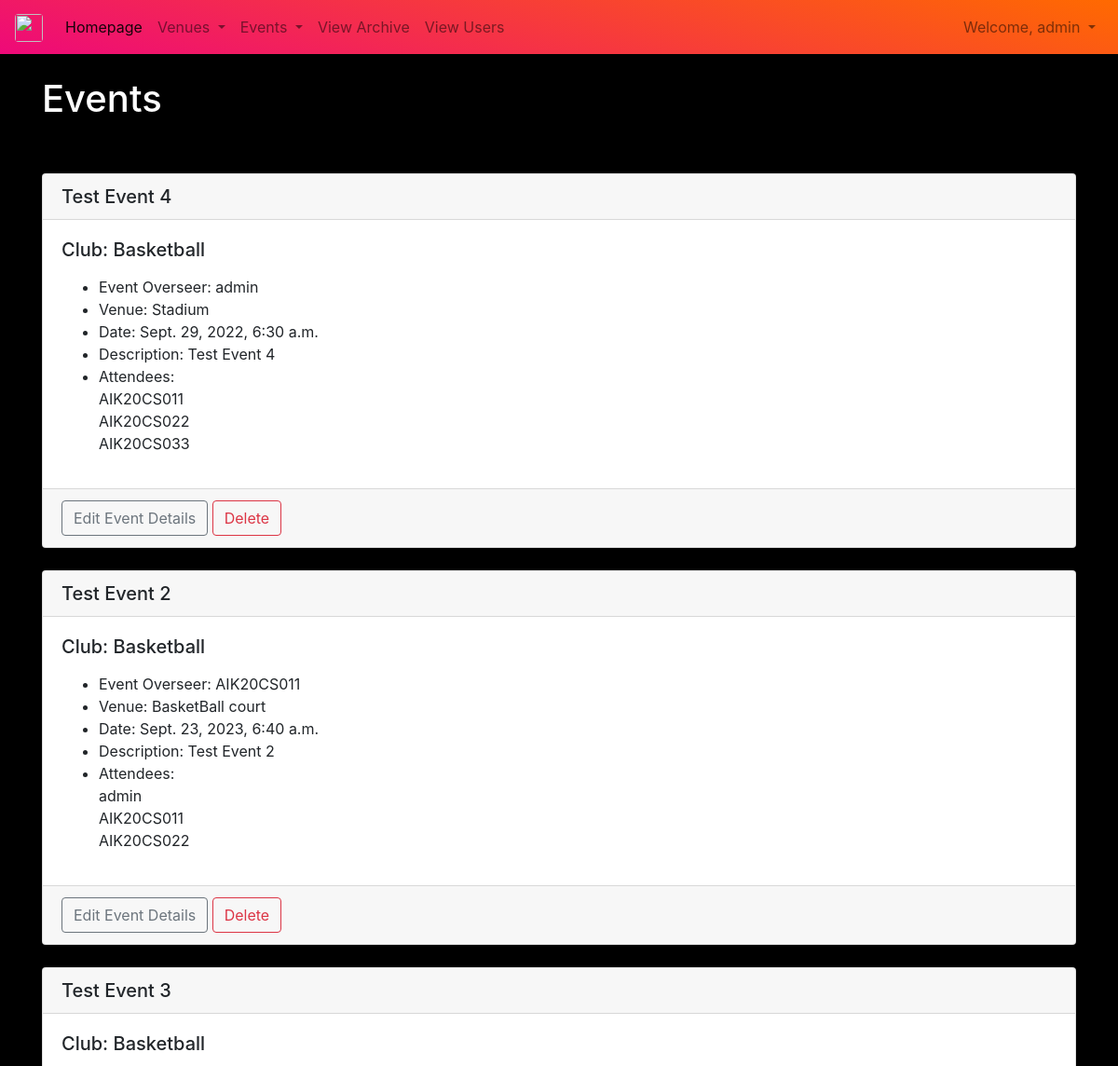
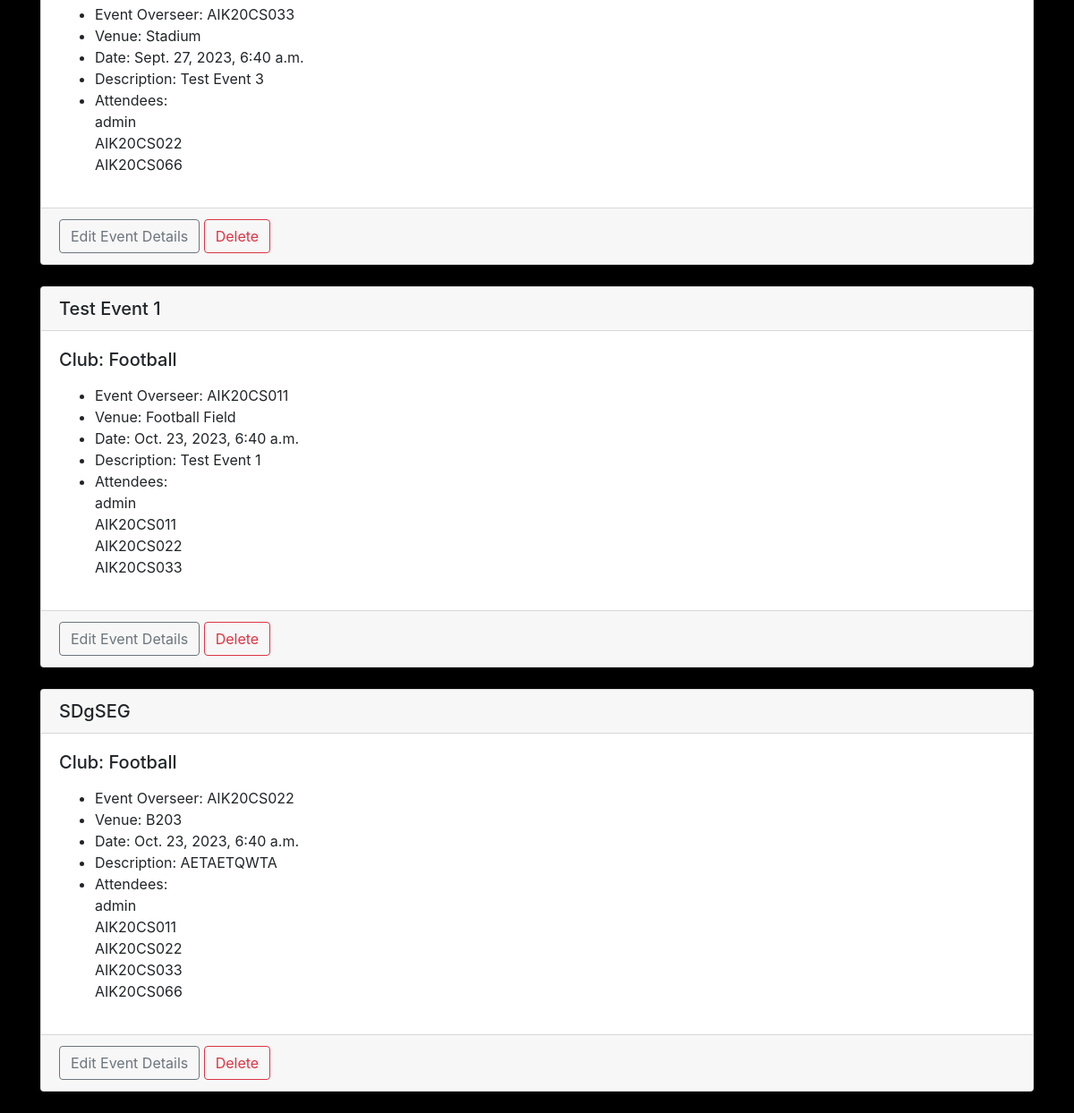
The app's page /events (signed in) with its own data (2 pictures, top to bottom).
### App2/models.py (models this page shows)
class BaseModel(models.Model):
    objects=models.Manager()
    class Meta:
        abstract = True

class Event(BaseModel):
    name = models.CharField('Event Name', max_length=120)
    overseer = models.ForeignKey(User, default='', blank=True, null=False, on_delete=models.CASCADE, related_name='Overseer')
    event_club = models.ForeignKey(Club, default='', blank=True, null=False, on_delete=models.CASCADE)
    event_date = models.DateTimeField('Event Date')
    venue = models.ForeignKey(Venue, blank=True, null=True, on_delete=models.CASCADE)
    description = models.TextField(blank=True)
    attendees = models.ManyToManyField(User, blank=True, related_name='Attendees')
    approved = models.BooleanField(default=False)
    def __str__(self):
        return self.name

class Club(models.Model):
    name = models.CharField('Club Name', max_length=50)
    def __str__(self):
        return self.name

class Venue(models.Model):
    name = models.CharField('Venue Name', max_length=120)
    address = models.CharField('Address', max_length=320)
    phone = models.CharField('Contact Number', max_length=120)
    def __str__(self):
        return self.name

### App2/views.py (the view)
# urls.py: path("events", views.events, name="events" ),
def events(request):
    if request.user.is_authenticated:
        event1 = Event.objects.all().order_by('event_date')
        return render(request, 'App2/events.html', {'event1': event1})
    else:
        messages.error(request, ("Please login to view events."))
        return HttpResponseRedirect('/homepage')

### App2/templates/App2/events.html (shortened to what this page needs)
<!DOCTYPE html>
<html lang="en">
<head>
</head>
<body>
{% extends "App2/header.html" %}
{% block content %}
    {% if user.is_authenticated %}
        {% if user.is_superuser %}
            <h1 id="header">Events</h1>
            <br/><br>
                {% for event in event1 %}
                    <div class="card">
                        <h5 class="card-header">
                            {{ event }}
                        </h5>
                        <div class="card-body">
                            <h5 class="card-title">Club: {{ event.event_club }}</h5>
                            <p class="card-text">
                                <ul>
                                    <li>Event Overseer: {{ event.overseer }}</li>
                                    <li>Venue: {{ event.venue }}</li>
                                    <li>Date: {{ event.event_date }}</li>
                                    <li>Description: {{ event.description }}</li>
                                    <li>Attendees:<br/>
                                        {% for user in event.attendees.all %}
                                        {{ user }}<br/>
                                    </li>
                                    {% endfor %}
                                </ul>
                            </p>
                        </div>
                        <div class="card-footer text-muted">
                            <a href="/updateevents/{{ event.id }}" class="btn btn-outline-secondary">Edit Event Details</a>
                            <a href="/deleteevent/{{ event.id }}" class="btn btn-outline-danger">Delete</a>
                        </div>
                    </div>
                    <br/>
                    {% endfor %}
    {% endif %}
    {% else %}
        <h1>Sorry! You must be logged in to view club events.</h1>
        <br/>
        <p>Please <a href="/login">login</a> to access this page.</p>
        </form>
    {% endif %}
{% endblock %}

### App2/templates/App2/includes/navbar.html (shortened to what this page needs)
<!DOCTYPE html>
<html lang="en">
<head>
</head>
<body>
{% if user.is_authenticated %}
    {% if user.is_superuser %}
        <nav class="navbar navbar-expand-lg navbar-light bg-custom-2">
          <a class="navbar-brand" href="/">
            <img src="https://aisat.ac.in/wp-content/uploads/2018/05/logo.png" class="rounded" width="30" height="30" alt="" loading="lazy">
          </a>
          <div class="collapse navbar-collapse" id="navbarSupportedContent1">
            <ul class="navbar-nav mr-auto">
              <li class="nav-item active">
                <a class="nav-link" href="clubhomepage">Homepage<span class="sr-only">(current)</span></a>
              </li>
              <li class="nav-item dropdown">
                <a class="nav-link dropdown-toggle" href="#" id="navbarDropdown1" role="button" data-toggle="dropdown" aria-haspopup="true" aria-expanded="false">
                  Venues
                </a>
              </li>
              <li class="nav-item dropdown">
                <a class="nav-link dropdown-toggle" href="#" id="navbarDropdown2" role="button" data-toggle="dropdown" aria-haspopup="true" aria-expanded="false">
                  Events
                </a>
              </li>
              <li class="nav-item">
                <a class="nav-link" href="/reports">View Archive</a>
              </li>
              <li class="nav-item">
                <a class="nav-link" href="/users">View Users</a>
              </li>
            </ul>
            <ul class="navbar-nav">
                {% if user.is_authenticated %}
                <li class="nav-item dropdown">
                <a class="nav-link dropdown-toggle" href="#" id="navbarDropdown4" role="button" data-toggle="dropdown" aria-haspopup="true" aria-expanded="false">
                    Welcome, {{user.username}}
                </a>
              </li>
                {% else %}
                <li class="nav-item">
                    <a class="nav-link" href="/login">Login</a>
                </li>
                {% endif %}
            </ul>
          </div>
        </nav>
    {% endif %}
{% endif %}
</body>
</html>

### App2/static/css/home.css (style rules this page uses)
body { background-color: black !important; }
#header { color: white; !important }

### App2/templates/App2/includes/navbar.html (style rules this page uses)
.bg-custom-2 { background-image: linear-gradient(15deg, #ee0979 0%, #ff6a00 100%); }

### records on screen
Event: name "Test Event 4", event_club "Basketball", overseer "admin", venue "Stadium", event_date "Sept. 29, 2022, 6:30 a.m.", description "Test Event 4"
Event: name "Test Event 2", event_club "Basketball", overseer "AIK20CS011", venue "BasketBall court", event_date "Sept. 23, 2023, 6:40 a.m.", description "Test Event 2"
Event: name "Test Event 3", event_club "Basketball", overseer "AIK20CS033", venue "Stadium", event_date "Sept. 27, 2023, 6:40 a.m.", description "Test Event 3"
Event: name "Test Event 1", event_club "Football", overseer "AIK20CS011", venue "Football Field", event_date "Oct. 23, 2023, 6:40 a.m.", description "Test Event 1"
Event: name "SDgSEG", event_club "Football", overseer "AIK20CS022", venue "B203", event_date "Oct. 23, 2023, 6:40 a.m.", description "AETAETQWTA"

### other values on screen
{{ user.username }} "admin"
{{ user }} "AIK20CS011"
{{ user }} "AIK20CS022"
{{ user }} "AIK20CS033"
{{ user }} "admin"
{{ user }} "AIK20CS066"
